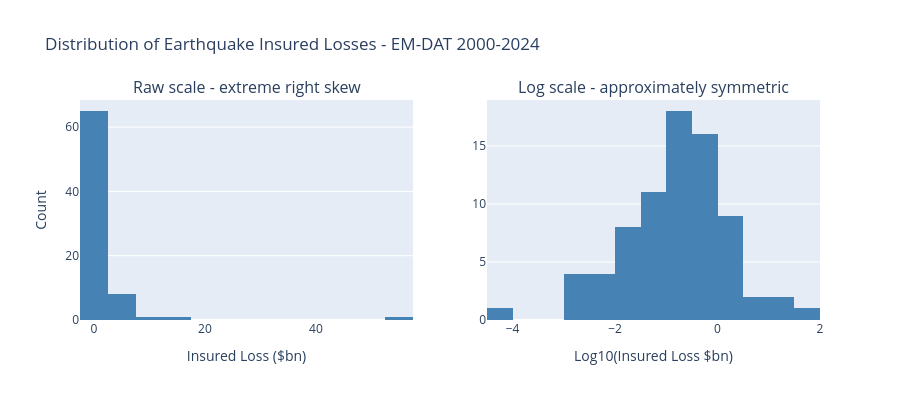

Write notebook code for a chart like this one.
### Code cell
# Raw vs log distribution - justifies log-scale regression
fig = make_subplots(
    rows=1, cols=2,
    subplot_titles=("Raw scale - extreme right skew", "Log scale - approximately symmetric")
)
fig.add_trace(go.Histogram(x=df["loss_bn"], nbinsx=25,
    marker_color="steelblue", name="Raw"), row=1, col=1)
fig.add_trace(go.Histogram(x=df["log_loss"], nbinsx=20,
    marker_color="steelblue", name="Log"), row=1, col=2)
fig.update_xaxes(title_text="Insured Loss ($bn)", row=1, col=1)
fig.update_xaxes(title_text="Log10(Insured Loss $bn)", row=1, col=2)
fig.update_yaxes(title_text="Count", row=1, col=1)
fig.update_layout(
    title="Distribution of Earthquake Insured Losses - EM-DAT 2000-2024",
    showlegend=False, height=400
)
fig.show(renderer="plotly_mimetype")
print("=> Log transformation linearises the multiplicative relationship between magnitude and losses")

### Figure 1 — Plotly figure (JSON) as saved in the notebook; plotly's stock layout.template omitted (floating-point values rounded to 4 significant figures)
{"data": [{"marker": {"color": "steelblue"}, "name": "Raw", "nbinsx": 25, "type": "histogram", "x": [3.08, 0.5254, 0.00788, 0.4963, 0.204, 0.0204, 0.01631, 0.03179, 0.0631, 0.3835, 0.01364, 0.001704, 0.001597, 0.06388, 0.04658, 0.1501, 0.1314, 0.1431, 53.67, 0.09091, 0.0179, 0.5273, 0.1818, 0.5546, 0.3535, 1.295, 0.5202, 0.08224, 0.3752, 0.2953, 11.81, 2.862, 0.2244, 1.823, 0.04487, 6.707, 0.1006, 2.817, 2.627, 0.4976, 0.317, 0.2327, 0.1006, 0.008522, 0.01648, 0.06388, 0.01553, 0.007764, 0.1501, 7.382, 0.005725, 1.823, 0.01088, 0.02764, 0.7512, 0.06296, 2.733, 0.002958, 2.566, 0.2804, 0.04375, 0.00175, 0.1523, 0.1523, 7e-05, 0.4261, 0.1978, 0.03416, 0.3105, 0.4486, 0.3902, 0.5906, 17.17, 0.1288, 0.1358, 0.4754], "xaxis": "x", "yaxis": "y"}, {"marker": {"color": "steelblue"}, "name": "Log", "nbinsx": 20, "type": "histogram", "x": [0.4886, -0.2795, -2.103, -0.3042, -0.6904, -1.69, -1.788, -1.498, -1.2, -0.4162, -1.865, -2.769, -2.797, -1.195, -1.332, -0.8237, -0.8814, -0.8443, 1.73, -1.041, -1.747, -0.278, -0.7404, -0.2561, -0.4516, 0.1124, -0.2839, -1.085, -0.4258, -0.5298, 1.072, 0.4567, -0.6491, 0.2608, -1.348, 0.8265, -0.9974, 0.4498, 0.4194, -0.3031, -0.499, -0.6331, -0.9976, -2.069, -1.783, -1.195, -1.809, -2.11, -0.8237, 0.8682, -2.242, 0.2608, -1.963, -1.558, -0.1243, -1.201, 0.4366, -2.529, 0.4092, -0.5522, -1.359, -2.757, -0.8174, -0.8174, -4.155, -0.3705, -0.7037, -1.466, -0.5079, -0.3481, -0.4087, -0.2287, 1.235, -0.89, -0.867, -0.3229], "xaxis": "x2", "yaxis": "y2"}], "layout": {"annotations": [{"font": {"size": 16}, "showarrow": false, "text": "Raw scale - extreme right skew", "x": 0.225, "xanchor": "center", "xref": "paper", "y": 1, "yanchor": "bottom", "yref": "paper"}, {"font": {"size": 16}, "showarrow": false, "text": "Log scale - approximately symmetric", "x": 0.775, "xanchor": "center", "xref": "paper", "y": 1, "yanchor": "bottom", "yref": "paper"}], "height": 400, "showlegend": false, "title": {"text": "Distribution of Earthquake Insured Losses - EM-DAT 2000-2024"}, "xaxis": {"anchor": "y", "domain": [0, 0.45], "title": {"text": "Insured Loss ($bn)"}}, "xaxis2": {"anchor": "y2", "domain": [0.55, 1], "title": {"text": "Log10(Insured Loss $bn)"}}, "yaxis": {"anchor": "x", "domain": [0, 1], "title": {"text": "Count"}}, "yaxis2": {"anchor": "x2", "domain": [0, 1]}}}
